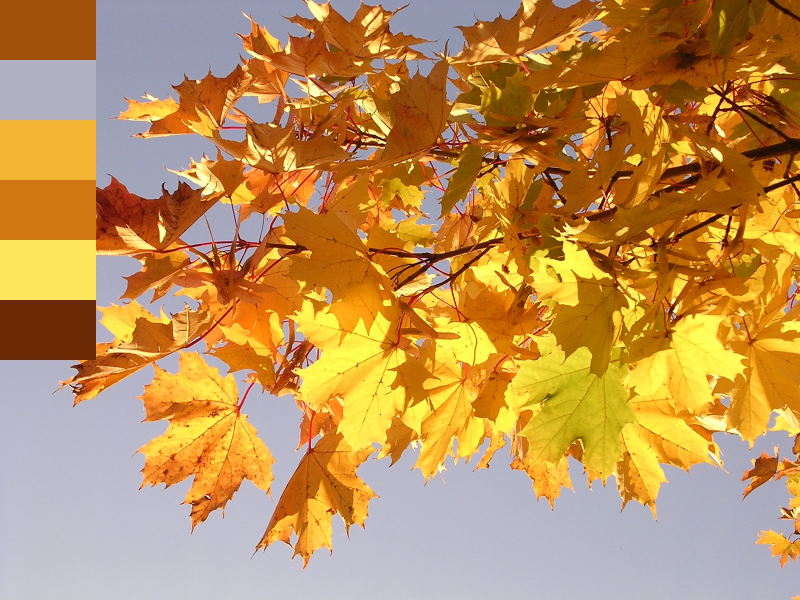
#> input picture examples/maple.jpg, 1600 x 1200 px (shown at 1/2 size)
$ python -i palettable.py   (imports and definitions only)
#> lines starting #> are read from the running program, lines starting #| are printed output that depends on the picture; after the words box and inside, x2 and y2 are one past the last pixel; in counts of white or black regions, pixels touching at a corner belong together
import cv2
import numpy as np
from sklearn.cluster import MiniBatchKMeans


class ColorPalette:
    def __init__(self, image, n_sig=5, position='topRight',
                 orient='horz', size=.3):
        self.image = image
        self.W = image.shape[1]
        self.H = image.shape[0]
        self.n_sig = n_sig
        self.sig_colors = []
        self.palette = []
        self.size = int(self.W * size)
        self.position = position
        self.orient = orient

    def get_significant_colors(self, centroids):
        print("Getting significant colors. . .")
        # Get the number of different clusters and calculate histogram
        hist = cv2.calcHist([self.image], [2], None, [256], [0, 256])
        hist = sorted(list(hist), reverse=True, key=lambda x: x[0])
        color_data = list(zip(hist, centroids))
        color_data = [(percent, color) for (percent, color) in color_data]
        for percent, color in color_data:
            self.sig_colors.append([int(c) for c in color])

    def create_palette(self):
        print("Creating a palette. . .")
        for idx, color in enumerate(self.sig_colors):
            img = np.zeros((self.size, self.size, 3), dtype=np.uint8)
            img[:] = self.sig_colors[idx]
            self.palette.append(img)

    def add_palette_to_image(self):
        print("Adding a palette to your image. . .")
        temp = cv2.resize(self.image, (self.W//10, self.H//10))
        reshape = temp.reshape(temp.shape[0] * temp.shape[1], 3)
        cluster = MiniBatchKMeans(n_clusters=self.n_sig,
                                  batch_size=100,
                                  max_iter=10).fit(reshape)
        self.get_significant_colors(cluster.cluster_centers_)
        self.create_palette()
        if self.orient == 'horz':
            palette = cv2.hconcat(self.palette)
            palette = cv2.resize(palette, (int(self.size*1.5),
                                           int(self.size//2.5)))
        elif self.orient == 'vert':
            palette = cv2.vconcat(self.palette)
            palette = cv2.resize(palette, (int(self.size//2.5),
                                           int(self.size*1.5)))

        if self.position == 'topRight':
            self.image[0:palette.shape[0],
                       self.W - palette.shape[1]:self.W] = palette
        elif self.position == 'bottomRight':
            self.image[self.H - palette.shape[0]:self.H,
                       self.W - palette.shape[1]:self.W] = palette
        elif self.position == 'topLeft':
            self.image[0:palette.shape[0], 0:palette.shape[1]] = palette
        elif self.position == 'bottomLeft':
            self.image[self.H - palette.shape[0]:self.H,
                       0:palette.shape[1]] = palette

    def show_image_with_palette(self, output):
        self.add_palette_to_image()
        temp_image = cv2.resize(self.image, (self.W//5, self.H//5))
        print("Press 's' to save your palettable image")
        cv2.imshow("Made palettable", temp_image)
        key = cv2.waitKey(0) & 0xFF
        if key == ord('s'):
            filename = input("Please enter the filename under which to save"
                             " this image: ")
            print("Saving as:", filename+'.jpg')
            cv2.imwrite(output + filename + '.jpg', self.image)
        cv2.destroyAllWindows()
        return


"""
barcode generator:
hist = cv2.calcHist([self.image], [2], None, [256], [0, 256])
color_data = [color for color in hist]
for color in color_data:
    self.sig_colors.append([int(c) for c in color])
"""

>>> import cv2
>>> picture = cv2.imread('examples/maple.jpg')
#> picture is the input picture: shape (1200, 1600, 3); mean B, G, R 87.4, 145.7, 190.5
>>> result = ColorPalette(picture).add_palette_to_image()
#> in add_palette_to_image, `temp = cv2.resize(self.image, (self.W//10, self.H//10))`:
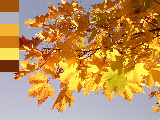
#> temp: shape (120, 160, 3); mean B, G, R 87.4, 145.6, 190.6
#> in get_significant_colors, `hist = cv2.calcHist([self.image], [2], None, [256], [0, 256])`: hist = 256 values, max 176203 at index 255, min 0 at index 0, mean 7500
#> in get_significant_colors, `hist = sorted(list(hist), reverse=True, key=lambda x: x[0])`: hist = 256 items, first 6: [176203], [53337], [40245], [36673], [34680], [29412]
#> in get_significant_colors, `color_data = list(zip(hist, centroids))`: color_data = [([176203], [44.35, 171, 239.5]), ([53337], [194.5, 178.9, 180]), ([40245], [14.62, 101.6, 186.6]), ([36673], [6.84, 60.9, 131.5]), ([34680], [88.48, 222.7, 251.6])]
#> the loop in get_significant_colors, `for percent, color in color_data:` made 5 passes
#> (percent, color) on passes 1 to 5: ([176203], [44.35, 171, 239.5]), ([53337], [194.5, 178.9, 180]), ([40245], [14.62, 101.6, 186.6]), ([36673], [6.84, 60.9, 131.5]), ([34680], [88.48, 222.7, 251.6])
#> after the loop in get_significant_colors, `for percent, color in color_data:`: self.sig_colors = [[44, 170, 239], [194, 178, 179], [14, 101, 186], [6, 60, 131], [88, 222, 251]]
#> the loop in create_palette, `for idx, color in enumerate(self.sig_colors):` made 5 passes
#> after the loop in create_palette, `for idx, color in enumerate(self.sig_colors):`:
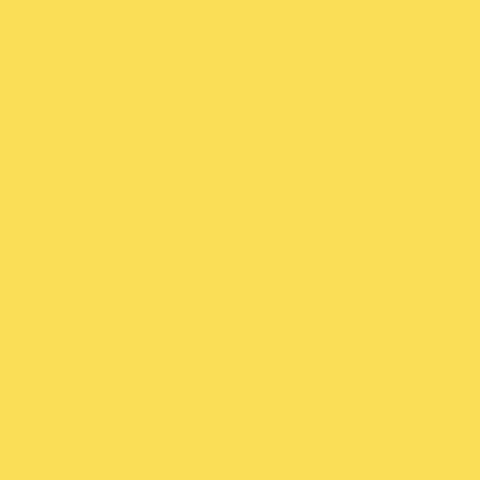
#> img: shape (480, 480, 3); mean of channels 0, 1, 2 88, 222, 251; drawn as B, G, R
#> after the loop in create_palette, `for idx, color in enumerate(self.sig_colors):`: self.palette = 5 items
#> in add_palette_to_image, `palette = cv2.hconcat(self.palette)`:
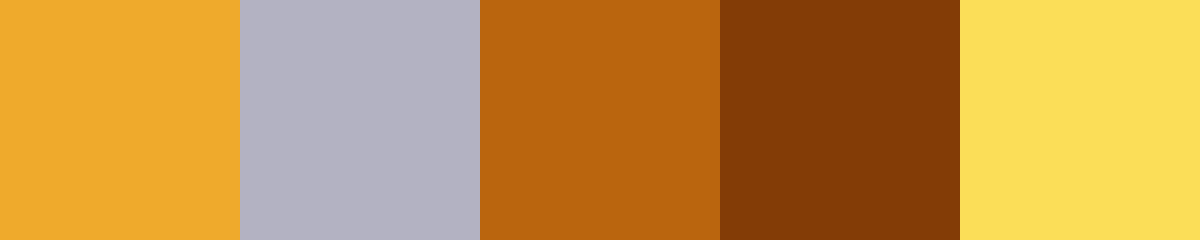
#> palette: shape (480, 2400, 3) (shown at 1/2 size); mean of channels 0, 1, 2 69.2, 146.2, 197.2; drawn as B, G, R
#> in add_palette_to_image, `palette = cv2.resize(palette, (int(self.size*1.5), int(self.size//2.5)))`:
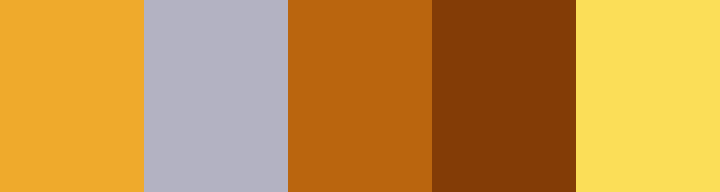
#> palette: shape (192, 720, 3); mean of channels 0, 1, 2 69.2, 146.2, 197.2; drawn as B, G, R
#> in add_palette_to_image, `self.image[0:palette.shape[0], self.W - palette.shape[1]:self.W] = pal..`:
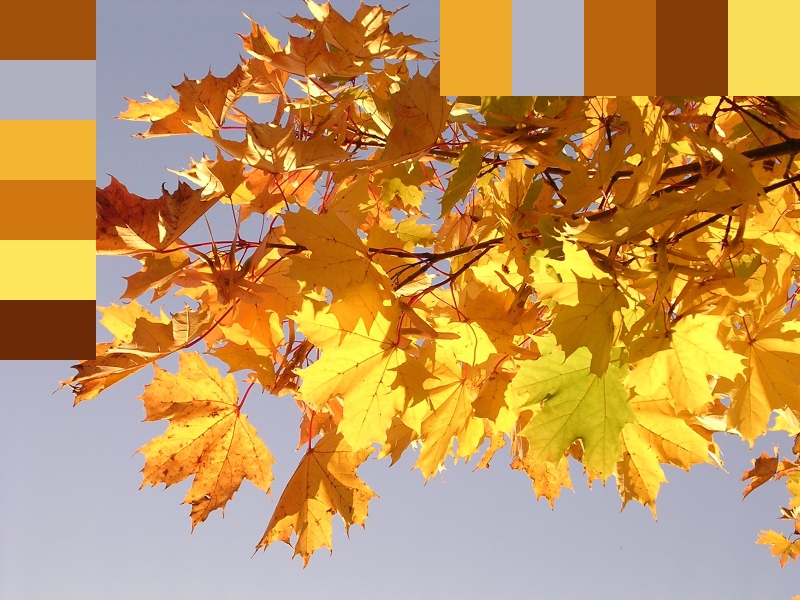
#> self.image: shape (1200, 1600, 3) (shown at 1/2 size); 7.2% of pixels changed, all inside (x1, y1, x2, y2) = (880, 0, 1600, 192)
